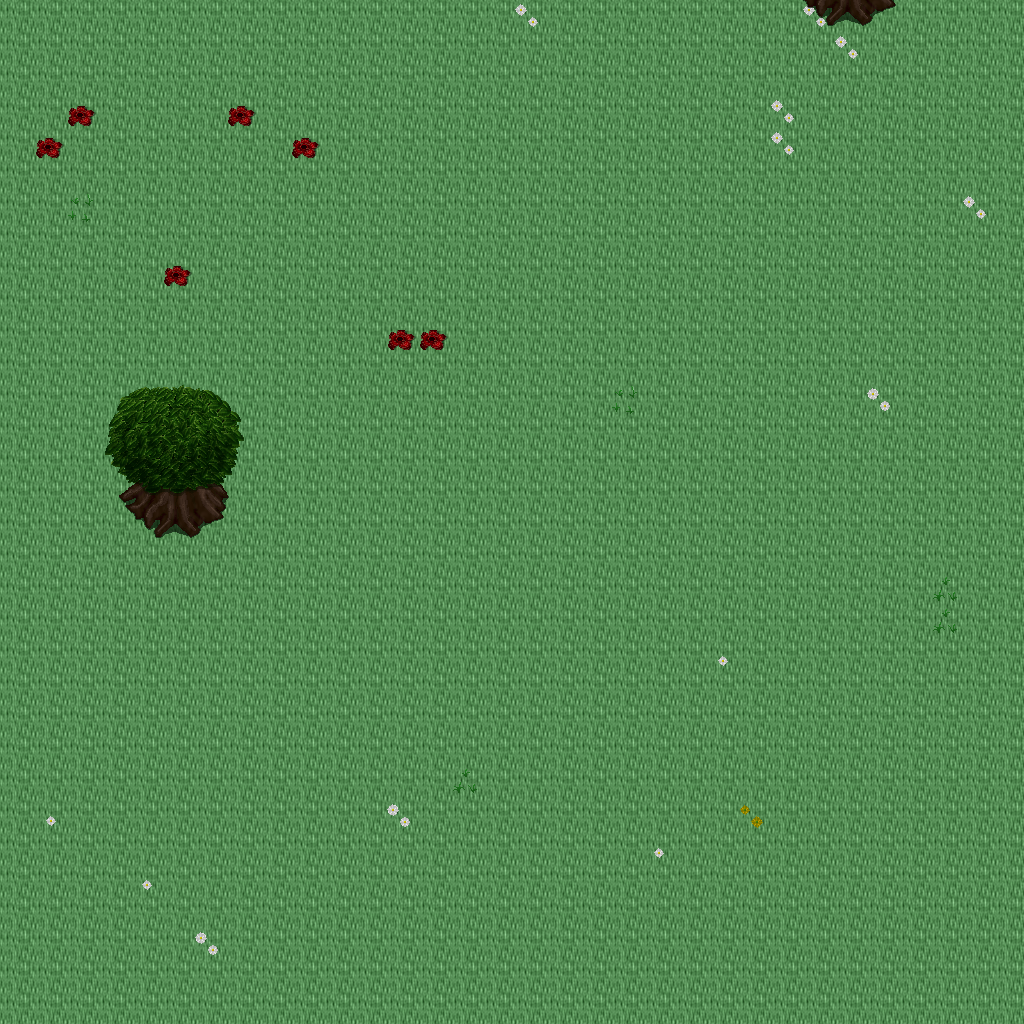

Tiled map render using the project's own tile images. Description and the map definition, with tile-layer contents summarised, below:
An orthogonal 32x32 tile map with 32x32 px tiles, 5 tile layers (Ground, Objects, Objects2, Above, ...), 1 hidden layer not drawn, 35 tilesets.

<map version="1.10" tiledversion="1.11.0" orientation="orthogonal" renderorder="right-down" width="32" height="32" tilewidth="32" tileheight="32" infinite="0" nextlayerid="11" nextobjectid="1">
 <tileset firstgid="1" name="ground_ground" tilewidth="32" tileheight="32" tilecount="33" columns="3">
  <image source="../drawable/ground_ground.png" width="96" height="352" />
 </tileset>
 <tileset firstgid="34" name="ground_ice_ice" tilewidth="32" tileheight="32" tilecount="3" columns="3">
  <image source="../drawable/ground_ice_ice.png" width="96" height="32" />
 </tileset>
 <tileset firstgid="37" name="plant_flower_daisy_white" tilewidth="32" tileheight="32" tilecount="8" columns="2">
  <image source="../drawable/plant_flower_daisy_white.png" width="64" height="128" />
 </tileset>
 <tileset firstgid="45" name="ground_rock_pebbles" tilewidth="32" tileheight="32" tilecount="3" columns="1">
  <image source="../drawable/ground_rock_pebbles.png" width="32" height="96" />
 </tileset>
 <tileset firstgid="48" name="plant_grasses" tilewidth="32" tileheight="32" tilecount="6" columns="3">
  <image source="../drawable/plant_grasses.png" width="96" height="64" />
 </tileset>
 <tileset firstgid="54" name="plant_leaves" tilewidth="32" tileheight="32" tilecount="8" columns="4">
  <image source="../drawable/plant_leaves.png" width="128" height="64" />
 </tileset>
 <tileset firstgid="62" name="ground_grass_edges" tilewidth="32" tileheight="32" tilecount="36" columns="12">
  <image source="../drawable/ground_grass_edges.png" width="384" height="96" />
 </tileset>
 <tileset firstgid="98" name="plant_flower_daisy_yellow" tilewidth="32" tileheight="32" tilecount="8" columns="2">
  <image source="../drawable/plant_flower_daisy_yellow.png" width="64" height="128" />
 </tileset>
 <tileset firstgid="106" name="plant_bush_bushes" tilewidth="32" tileheight="32" tilecount="10" columns="5">
  <image source="../drawable/plant_bush_bushes.png" width="160" height="64" />
 </tileset>
 <tileset firstgid="116" name="plant_stump_stump_brown" tilewidth="32" tileheight="32" tilecount="4" columns="2">
  <image source="../drawable/plant_stump_stump_brown.png" width="64" height="64" />
 </tileset>
 <tileset firstgid="120" name="plant_stump_stump_green" tilewidth="32" tileheight="32" tilecount="4" columns="2">
  <image source="../drawable/plant_stump_stump_green.png" width="64" height="64" />
 </tileset>
 <tileset firstgid="124" name="item_pot_pot_golden" tilewidth="32" tileheight="32" tilecount="4" columns="4">
  <image source="../drawable/item_pot_pot_golden.png" width="128" height="32" />
 </tileset>
 <tileset firstgid="128" name="plant_tree_tree_darkgreen" tilewidth="32" tileheight="32" tilecount="88" columns="8">
  <image source="../drawable/plant_tree_tree_darkgreen.png" width="256" height="352" />
 </tileset>
 <tileset firstgid="216" name="plant_flower_daisy_blue" tilewidth="32" tileheight="32" tilecount="8" columns="2">
  <image source="../drawable/plant_flower_daisy_blue.png" width="64" height="128" />
 </tileset>
 <tileset firstgid="224" name="ground_water_water_bubbles" tilewidth="32" tileheight="32" tilecount="32" columns="8">
  <image source="../drawable/ground_water_water_bubbles.png" width="256" height="128" />
 </tileset>
 <tileset firstgid="256" name="ground_water_pool" tilewidth="32" tileheight="32" tilecount="72" columns="3">
  <image source="../drawable/ground_water_pool.png" width="96" height="768" />
 </tileset>
 <tileset firstgid="328" name="building_castle" tilewidth="32" tileheight="32" tilecount="320" columns="20">
  <image source="../drawable/building_castle.png" width="640" height="512" />
 </tileset>
 <tileset firstgid="648" name="ground_cobbled_paving" tilewidth="32" tileheight="32" tilecount="1" columns="1">
  <image source="../drawable/ground_cobbled_paving.png" width="32" height="32" />
 </tileset>
 <tileset firstgid="649" name="ground_grass_corners" tilewidth="32" tileheight="32" tilecount="24" columns="6">
  <image source="../drawable/ground_grass_corners.png" width="192" height="128" />
 </tileset>
 <tileset firstgid="673" name="building_fence_fence_chunky" tilewidth="32" tileheight="32" tilecount="21" columns="3">
  <image source="../drawable/building_fence_fence_chunky.png" width="96" height="224" />
 </tileset>
 <tileset firstgid="694" name="item_sign_large" tilewidth="32" tileheight="32" tilecount="15" columns="5">
  <image source="../drawable/item_sign_large.png" width="160" height="96" />
 </tileset>
 <tileset firstgid="709" name="building_decoration_fancy_gate" tilewidth="32" tileheight="32" tilecount="12" columns="3">
  <image source="../drawable/building_decoration_fancy_gate.png" width="96" height="128" />
 </tileset>
 <tileset firstgid="721" name="logic_creature_rodent" tilewidth="32" tileheight="32" tilecount="8" columns="8">
  <image source="../drawable/logic_creature_rodent.png" width="256" height="32" />
 </tileset>
 <tileset firstgid="729" name="logic_creature_animal" tilewidth="32" tileheight="32" tilecount="32" columns="8">
  <image source="../drawable/logic_creature_animal.png" width="256" height="128" />
 </tileset>
 <tileset firstgid="761" name="logic_item_mushroom" tilewidth="32" tileheight="32" tilecount="6" columns="6">
  <image source="../drawable/logic_item_mushroom.png" width="192" height="32" />
 </tileset>
 <tileset firstgid="767" name="logic_item_sheepfood" tilewidth="32" tileheight="32" tilecount="1" columns="1">
  <image source="../drawable/logic_item_sheepfood.png" width="32" height="32" />
 </tileset>
 <tileset firstgid="768" name="logic_collision" tilewidth="32" tileheight="32" tilecount="1" columns="1">
  <image source="../drawable/logic_collision.png" width="32" height="32" />
 </tileset>
 <tileset firstgid="769" name="logic_protection" tilewidth="32" tileheight="32" tilecount="2" columns="2">
  <image source="../drawable/logic_protection.png" width="64" height="32" />
 </tileset>
 <tileset firstgid="771" name="ground_green_paving" tilewidth="32" tileheight="32" tilecount="18" columns="3">
  <image source="../drawable/ground_green_paving.png" width="96" height="192" />
 </tileset>
 <tileset firstgid="789" name="item_hen_nest" tilewidth="32" tileheight="32" tilecount="1" columns="1">
  <image source="../drawable/item_hen_nest.png" width="32" height="32" />
 </tileset>
 <tileset firstgid="790" name="logic_item_dairy" tilewidth="32" tileheight="32" tilecount="1" columns="1">
  <image source="../drawable/logic_item_dairy.png" width="32" height="32" />
 </tileset>
 <tileset firstgid="791" name="light_door_light_ew" tilewidth="32" tileheight="32" tilecount="18" columns="6">
  <image source="../drawable/light_door_light_ew.png" width="192" height="96" />
 </tileset>
 <tileset firstgid="809" name="building_barnyard" tilewidth="32" tileheight="32" tilecount="200" columns="8">
  <image source="../drawable/building_barnyard.png" width="256" height="800" />
 </tileset>
 <tileset firstgid="1009" name="logic_creature_reptile" tilewidth="32" tileheight="32" tilecount="7" columns="7">
  <image source="../drawable/logic_creature_reptile.png" width="224" height="32" />
 </tileset>
 <tileset firstgid="1016" name="logic_creature_fowl" tilewidth="32" tileheight="32" tilecount="6" columns="6">
  <image source="../drawable/logic_creature_fowl.png" width="192" height="32" />
 </tileset>
 <layer id="1" name="Ground" width="32" height="32">
  <data>[1024 cells, 1024 non-empty, 1 distinct tile ids]</data>
 </layer>
 <layer id="2" name="Objects" width="32" height="32">
  <data>[1024 cells, 28 non-empty, 9 distinct tile ids]</data>
 </layer>
 <layer id="3" name="Objects2" width="32" height="32">
  <data>[1024 cells, 6 non-empty, 3 distinct tile ids]</data>
 </layer>
 <layer id="4" name="Above" width="32" height="32">
  <data>[1024 cells, 18 non-empty, 18 distinct tile ids]</data>
 </layer>
 <layer id="5" name="Above2" width="32" height="32">
  <data>[1024 cells, 0 non-empty, 0 distinct tile ids]</data>
 </layer>
 <layer id="6" name="Walkable" width="32" height="32" visible="0">
  <data>[1024 cells, 16 non-empty, 1 distinct tile ids]</data>
 </layer>
 <objectgroup id="7" name="Mapevents" />
 <objectgroup id="8" name="Spawn" />
 <objectgroup id="9" name="Keys" />
 <objectgroup id="10" name="Replace" />
</map>
